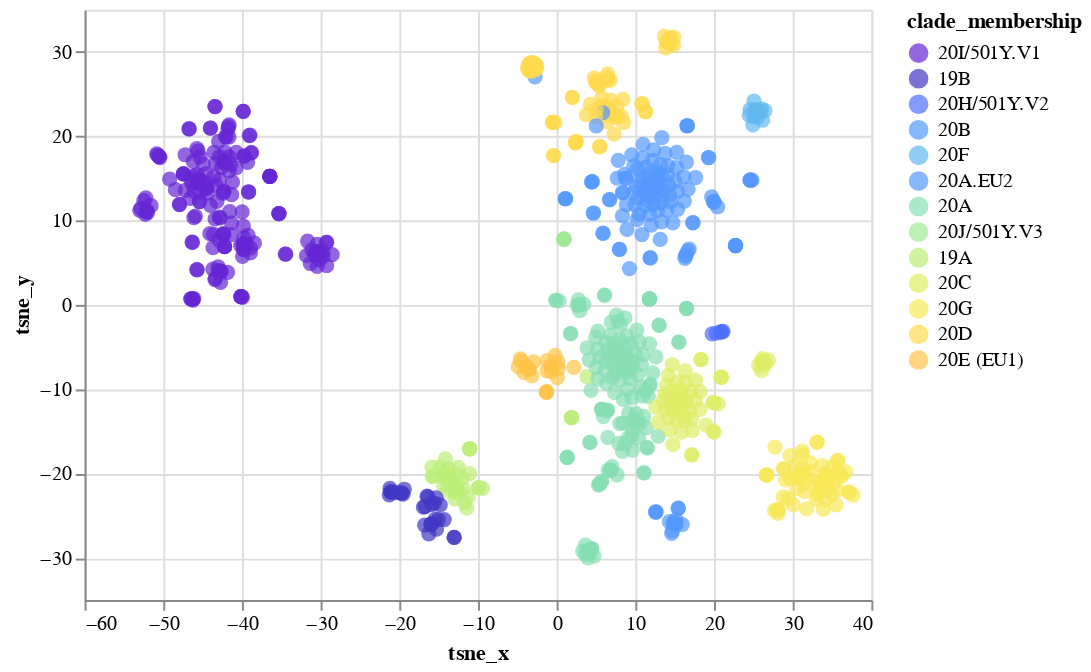

Notebook source saved alongside this figure:
### Code cell
scatterplot_with_tooltip_interactive(TSNE_df,'tsne_x','tsne_y','tsne_x','tsne_y',['strain', "clade_membership"],'clade_membership:N', domain, range_)

### Figure 1 — Vega-Lite specification as saved in the notebook (floating-point values rounded to 4 significant figures; data arrays with more than 128 entries replaced by an {"elided": "..."} marker saying what was removed)
{"config": {"view": {"continuousWidth": 400, "continuousHeight": 300}}, "data": {"name": "data-ba570504cbcb514b8a42a40c5730e9d7"}, "mark": {"type": "circle", "size": 60}, "encoding": {"color": {"type": "nominal", "field": "clade_membership", "scale": {"domain": ["20I/501Y.V1", "19B", "20H/501Y.V2", "20B", "20F", "20A.EU2", "20A", "20J/501Y.V3", "19A", "20C", "20G", "20D", "20E (EU1)"], "range": ["#6626d4", "#4138c3", "#4e70ff", "#5499ff", "#61b8f0", "#5499ff", "#87dfb3", "#a0e994", "#bdee78", "#ddee64", "#f8e957", "#ffdb4e", "#ffc348", "#ff9e40", "#ff6e36", "#dc2f24"]}}, "tooltip": [{"type": "nominal", "field": "strain"}, {"type": "nominal", "field": "clade_membership"}], "x": {"type": "quantitative", "field": "tsne_x", "title": "tsne_x"}, "y": {"type": "quantitative", "field": "tsne_y", "title": "tsne_y"}}, "selection": {"selector010": {"type": "interval", "bind": "scales", "encodings": ["x", "y"]}}, "$schema": "https://vega.github.io/schema/vega-lite/v4.8.1.json", "datasets": {"data-ba570504cbcb514b8a42a40c5730e9d7": {"elided": "798 records"}}}
